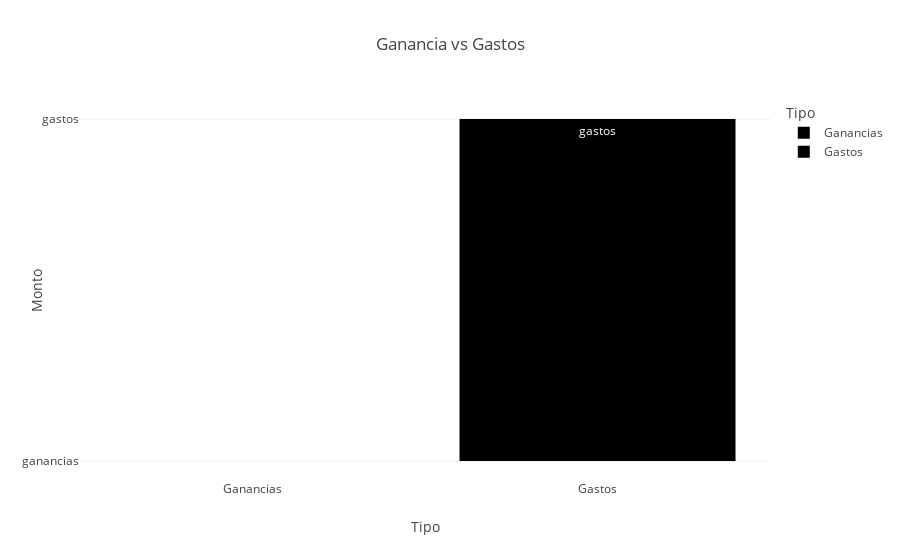

Notebook code for this chart:
### Code cell
l.graph_gananciasPerdidas()

### Figure 1 — Plotly figure (JSON) as saved in the notebook; plotly's stock layout.template omitted (floating-point values rounded to 4 significant figures)
{"data": [{"alignmentgroup": "True", "hovertemplate": "Tipo=%{x}<br>Monto=%{text}<extra></extra>", "legendgroup": "Ganancias", "marker": {"color": "#000001", "pattern": {"shape": ""}}, "name": "Ganancias", "offsetgroup": "Ganancias", "orientation": "v", "showlegend": true, "text": ["ganancias"], "textposition": "auto", "type": "bar", "x": ["Ganancias"], "xaxis": "x", "y": ["ganancias"], "yaxis": "y"}, {"alignmentgroup": "True", "hovertemplate": "Tipo=%{x}<br>Monto=%{text}<extra></extra>", "legendgroup": "Gastos", "marker": {"color": "#000002", "pattern": {"shape": ""}}, "name": "Gastos", "offsetgroup": "Gastos", "orientation": "v", "showlegend": true, "text": ["gastos"], "textposition": "auto", "type": "bar", "x": ["Gastos"], "xaxis": "x", "y": ["gastos"], "yaxis": "y"}], "layout": {"barmode": "relative", "legend": {"title": {"text": "Tipo"}, "tracegroupgap": 0}, "title": {"text": "Ganancia vs Gastos"}, "xaxis": {"anchor": "y", "categoryarray": ["Ganancias", "Gastos"], "categoryorder": "array", "domain": [0, 1], "title": {"text": "Tipo"}}, "yaxis": {"anchor": "x", "domain": [0, 1], "title": {"text": "Monto"}}}}
